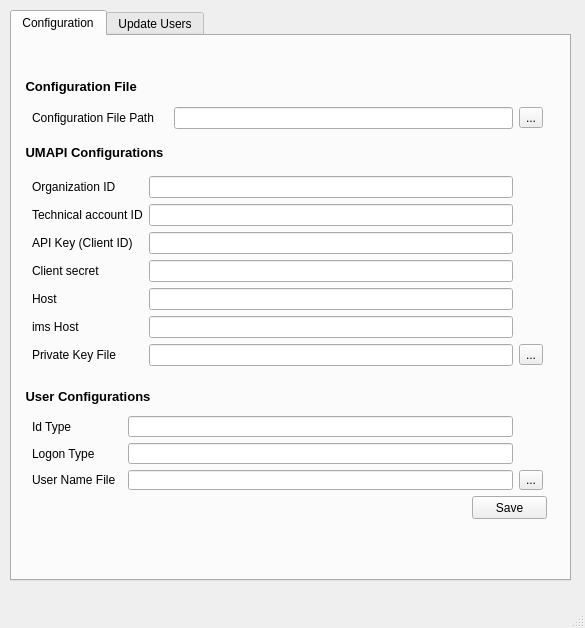
<?xml version="1.0" encoding="UTF-8"?>
<ui version="4.0">
 <class>MainWindowBase</class>
 <widget class="QMainWindow" name="MainWindowBase">
  <property name="geometry">
   <rect>
    <x>0</x>
    <y>0</y>
    <width>585</width>
    <height>628</height>
   </rect>
  </property>
  <property name="windowTitle">
   <string>Admin Console User Update Tool</string>
  </property>
  <property name="windowOpacity">
   <double>4.000000000000000</double>
  </property>
  <widget class="QWidget" name="centralwidget">
   <widget class="QTabWidget" name="tabWidget">
    <property name="geometry">
     <rect>
      <x>10</x>
      <y>10</y>
      <width>561</width>
      <height>571</height>
     </rect>
    </property>
    <property name="sizePolicy">
     <sizepolicy hsizetype="Expanding" vsizetype="Expanding">
      <horstretch>0</horstretch>
      <verstretch>0</verstretch>
     </sizepolicy>
    </property>
    <property name="tabShape">
     <enum>QTabWidget::Rounded</enum>
    </property>
    <property name="currentIndex">
     <number>0</number>
    </property>
    <property name="iconSize">
     <size>
      <width>16</width>
      <height>16</height>
     </size>
    </property>
    <property name="elideMode">
     <enum>Qt::ElideNone</enum>
    </property>
    <widget class="QWidget" name="tab">
     <attribute name="title">
      <string>Configuration</string>
     </attribute>
     <widget class="QLabel" name="label">
      <property name="geometry">
       <rect>
        <x>10</x>
        <y>106</y>
        <width>541</width>
        <height>20</height>
       </rect>
      </property>
      <property name="font">
       <font>
        <pointsize>10</pointsize>
        <weight>75</weight>
        <bold>true</bold>
       </font>
      </property>
      <property name="text">
       <string> UMAPI Configurations</string>
      </property>
     </widget>
     <widget class="QLabel" name="label_2">
      <property name="geometry">
       <rect>
        <x>10</x>
        <y>350</y>
        <width>541</width>
        <height>20</height>
       </rect>
      </property>
      <property name="font">
       <font>
        <pointsize>10</pointsize>
        <weight>75</weight>
        <bold>true</bold>
       </font>
      </property>
      <property name="text">
       <string> User Configurations</string>
      </property>
     </widget>
     <widget class="QPushButton" name="save">
      <property name="geometry">
       <rect>
        <x>460</x>
        <y>460</y>
        <width>75</width>
        <height>23</height>
       </rect>
      </property>
      <property name="text">
       <string>Save</string>
      </property>
     </widget>
     <widget class="QWidget" name="layoutWidget">
      <property name="geometry">
       <rect>
        <x>20</x>
        <y>140</y>
        <width>511</width>
        <height>192</height>
       </rect>
      </property>
      <layout class="QGridLayout" name="gridLayout_2">
       <item row="0" column="0">
        <layout class="QVBoxLayout" name="verticalLayout">
         <item>
          <widget class="QLabel" name="organizationIDLabel">
           <property name="text">
            <string>Organization ID</string>
           </property>
          </widget>
         </item>
        </layout>
       </item>
       <item row="0" column="1">
        <layout class="QVBoxLayout" name="verticalLayout_2">
         <item>
          <widget class="QLineEdit" name="org_id"/>
         </item>
        </layout>
       </item>
       <item row="0" column="2">
        <layout class="QVBoxLayout" name="verticalLayout_3"/>
       </item>
       <item row="1" column="0">
        <layout class="QVBoxLayout" name="verticalLayout_4">
         <item>
          <widget class="QLabel" name="technicalAccountIDLabel">
           <property name="text">
            <string>Technical account ID</string>
           </property>
          </widget>
         </item>
        </layout>
       </item>
       <item row="1" column="1">
        <layout class="QVBoxLayout" name="verticalLayout_5">
         <item>
          <widget class="QLineEdit" name="tech_acct_id"/>
         </item>
        </layout>
       </item>
       <item row="1" column="2">
        <layout class="QVBoxLayout" name="verticalLayout_6"/>
       </item>
       <item row="2" column="0">
        <layout class="QVBoxLayout" name="verticalLayout_25">
         <item>
          <widget class="QLabel" name="aPIKeyClientIDLabel">
           <property name="text">
            <string>API Key (Client ID)</string>
           </property>
          </widget>
         </item>
        </layout>
       </item>
       <item row="2" column="1">
        <layout class="QVBoxLayout" name="verticalLayout_26">
         <item>
          <widget class="QLineEdit" name="api_key"/>
         </item>
        </layout>
       </item>
       <item row="2" column="2">
        <layout class="QVBoxLayout" name="verticalLayout_27"/>
       </item>
       <item row="3" column="0">
        <layout class="QVBoxLayout" name="verticalLayout_28">
         <item>
          <widget class="QLabel" name="clientSecretLabel">
           <property name="text">
            <string>Client secret</string>
           </property>
          </widget>
         </item>
        </layout>
       </item>
       <item row="3" column="1">
        <layout class="QVBoxLayout" name="verticalLayout_29">
         <item>
          <widget class="QLineEdit" name="client_secret"/>
         </item>
        </layout>
       </item>
       <item row="3" column="2">
        <layout class="QVBoxLayout" name="verticalLayout_30"/>
       </item>
       <item row="4" column="0">
        <layout class="QVBoxLayout" name="verticalLayout_31">
         <item>
          <widget class="QLabel" name="hostLabel">
           <property name="text">
            <string>Host</string>
           </property>
          </widget>
         </item>
        </layout>
       </item>
       <item row="4" column="1">
        <layout class="QVBoxLayout" name="verticalLayout_32">
         <item>
          <widget class="QLineEdit" name="host"/>
         </item>
        </layout>
       </item>
       <item row="4" column="2">
        <layout class="QVBoxLayout" name="verticalLayout_33"/>
       </item>
       <item row="5" column="0">
        <layout class="QVBoxLayout" name="verticalLayout_34">
         <item>
          <widget class="QLabel" name="imsHostLabel">
           <property name="text">
            <string>ims Host</string>
           </property>
          </widget>
         </item>
        </layout>
       </item>
       <item row="5" column="1">
        <layout class="QVBoxLayout" name="verticalLayout_35">
         <item>
          <widget class="QLineEdit" name="ims_host"/>
         </item>
        </layout>
       </item>
       <item row="5" column="2">
        <layout class="QVBoxLayout" name="verticalLayout_36"/>
       </item>
       <item row="6" column="0">
        <layout class="QVBoxLayout" name="verticalLayout_37">
         <item>
          <widget class="QLabel" name="privateKeyFileLabel">
           <property name="text">
            <string>Private Key File</string>
           </property>
          </widget>
         </item>
        </layout>
       </item>
       <item row="6" column="1">
        <layout class="QVBoxLayout" name="verticalLayout_38">
         <item>
          <widget class="QLineEdit" name="private_key_file"/>
         </item>
        </layout>
       </item>
       <item row="6" column="2">
        <layout class="QVBoxLayout" name="verticalLayout_39">
         <item>
          <widget class="QToolButton" name="privateKeyPath">
           <property name="text">
            <string>...</string>
           </property>
          </widget>
         </item>
        </layout>
       </item>
      </layout>
     </widget>
     <widget class="QWidget" name="layoutWidget">
      <property name="geometry">
       <rect>
        <x>20</x>
        <y>380</y>
        <width>511</width>
        <height>74</height>
       </rect>
      </property>
      <layout class="QGridLayout" name="gridLayout">
       <item row="1" column="1">
        <widget class="QLineEdit" name="logon_type"/>
       </item>
       <item row="0" column="1">
        <widget class="QLineEdit" name="id_type"/>
       </item>
       <item row="0" column="0">
        <widget class="QLabel" name="idTypeLabel">
         <property name="text">
          <string>Id Type</string>
         </property>
        </widget>
       </item>
       <item row="1" column="0">
        <widget class="QLabel" name="logonTypeLabel">
         <property name="text">
          <string>Logon Type</string>
         </property>
        </widget>
       </item>
       <item row="2" column="0">
        <widget class="QLabel" name="userNameFileLabel">
         <property name="text">
          <string>User Name File  </string>
         </property>
        </widget>
       </item>
       <item row="2" column="1">
        <widget class="QLineEdit" name="users_filename"/>
       </item>
       <item row="2" column="2">
        <widget class="QToolButton" name="userListFilePath">
         <property name="text">
          <string>...</string>
         </property>
        </widget>
       </item>
      </layout>
     </widget>
     <widget class="QWidget" name="layoutWidget">
      <property name="geometry">
       <rect>
        <x>20</x>
        <y>70</y>
        <width>511</width>
        <height>24</height>
       </rect>
      </property>
      <layout class="QHBoxLayout" name="horizontalLayout_2">
       <item>
        <layout class="QHBoxLayout" name="horizontalLayout">
         <item>
          <widget class="QLabel" name="label_3">
           <property name="text">
            <string>Configuration File Path    </string>
           </property>
          </widget>
         </item>
        </layout>
       </item>
       <item>
        <layout class="QVBoxLayout" name="verticalLayout_7">
         <item>
          <widget class="QLineEdit" name="config_File_name"/>
         </item>
        </layout>
       </item>
       <item>
        <layout class="QVBoxLayout" name="verticalLayout_8">
         <item>
          <widget class="QToolButton" name="configFilePath">
           <property name="text">
            <string>...</string>
           </property>
          </widget>
         </item>
        </layout>
       </item>
      </layout>
     </widget>
     <widget class="QLabel" name="message">
      <property name="geometry">
       <rect>
        <x>10</x>
        <y>13</y>
        <width>541</width>
        <height>21</height>
       </rect>
      </property>
      <property name="text">
       <string/>
      </property>
     </widget>
     <widget class="QLabel" name="label_4">
      <property name="geometry">
       <rect>
        <x>10</x>
        <y>40</y>
        <width>541</width>
        <height>21</height>
       </rect>
      </property>
      <property name="font">
       <font>
        <pointsize>10</pointsize>
        <weight>75</weight>
        <bold>true</bold>
       </font>
      </property>
      <property name="text">
       <string> Configuration File</string>
      </property>
     </widget>
     <zorder>label</zorder>
     <zorder>save</zorder>
     <zorder>layoutWidget</zorder>
     <zorder>layoutWidget</zorder>
     <zorder>layoutWidget</zorder>
     <zorder>message</zorder>
     <zorder>label_2</zorder>
     <zorder>label_4</zorder>
    </widget>
    <widget class="QWidget" name="tab_2">
     <attribute name="title">
      <string>Update Users</string>
     </attribute>
     <widget class="QPushButton" name="run_user_update">
      <property name="geometry">
       <rect>
        <x>440</x>
        <y>100</y>
        <width>91</width>
        <height>31</height>
       </rect>
      </property>
      <property name="text">
       <string>Update Users</string>
      </property>
     </widget>
     <widget class="QLabel" name="label_6">
      <property name="geometry">
       <rect>
        <x>30</x>
        <y>50</y>
        <width>141</width>
        <height>21</height>
       </rect>
      </property>
      <property name="text">
       <string>Configuration File Path :   </string>
      </property>
     </widget>
     <widget class="QLineEdit" name="config_File_name_readOnly">
      <property name="geometry">
       <rect>
        <x>190</x>
        <y>50</y>
        <width>341</width>
        <height>20</height>
       </rect>
      </property>
     </widget>
     <widget class="QTextBrowser" name="console_log">
      <property name="geometry">
       <rect>
        <x>30</x>
        <y>171</y>
        <width>501</width>
        <height>281</height>
       </rect>
      </property>
     </widget>
     <widget class="QLabel" name="label_5">
      <property name="geometry">
       <rect>
        <x>30</x>
        <y>135</y>
        <width>111</width>
        <height>21</height>
       </rect>
      </property>
      <property name="text">
       <string>Run Log</string>
      </property>
     </widget>
     <widget class="QLabel" name="message_UpdUser_tab">
      <property name="geometry">
       <rect>
        <x>10</x>
        <y>10</y>
        <width>541</width>
        <height>21</height>
       </rect>
      </property>
      <property name="text">
       <string/>
      </property>
     </widget>
    </widget>
   </widget>
  </widget>
  <widget class="QMenuBar" name="menubar">
   <property name="geometry">
    <rect>
     <x>0</x>
     <y>0</y>
     <width>585</width>
     <height>21</height>
    </rect>
   </property>
  </widget>
  <widget class="QStatusBar" name="statusbar"/>
 </widget>
 <resources/>
 <connections/>
</ui>
